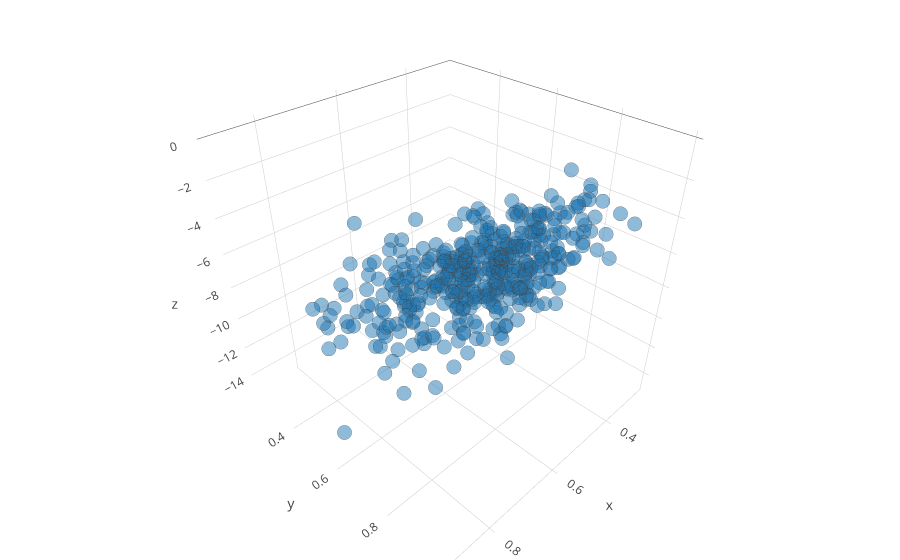

Notebook cell for this chart:
### Code cell
# making 3d plot for EDM tracks from 2013 to now.

trace1 = go.Scatter3d(
    x=merged['danceability'],
    y=merged['energy'],
    z=merged['loudness'],
    mode='markers',
    marker=dict(
        size=5,
        colorscale="Viridis",
        line=dict(
            width=0.1),
        opacity=.5
    ),
    text=[f'Title: {song}<br>Artist: {artist}' for song,artist in zip(merged['song'],merged['artist'])]
)

layout = go.Layout(
    title="EDM Features",
    xaxis=dict(title='Date'),
    yaxis=dict(title='placeholder'),
    margin=dict(
        l=0,
        r=0,
        b=0,
        t=0
    )
)

data = [trace1]

fig = go.Figure(data=data, layout=layout)

offline.iplot(fig)

### Figure 1 — Plotly figure (JSON) as saved in the notebook; plotly's stock layout.template omitted (floating-point values rounded to 4 significant figures; data arrays with more than 128 entries replaced by an {"elided": "..."} marker saying what was removed)
{"data": [{"marker": {"colorscale": "Viridis", "line": {"width": 0.1}, "opacity": 0.5, "size": 5}, "mode": "markers", "text": {"elided": "437 str values"}, "type": "scatter3d", "uid": "6d69b2c8-d253-4f64-8fc1-9d26c4d317b0", "x": {"elided": "437 float values"}, "y": {"elided": "437 float values"}, "z": {"elided": "437 float values"}}], "layout": {"margin": {"b": 0, "l": 0, "r": 0, "t": 0}, "title": "EDM Features", "xaxis": {"title": "Date"}, "yaxis": {"title": "placeholder"}}}
